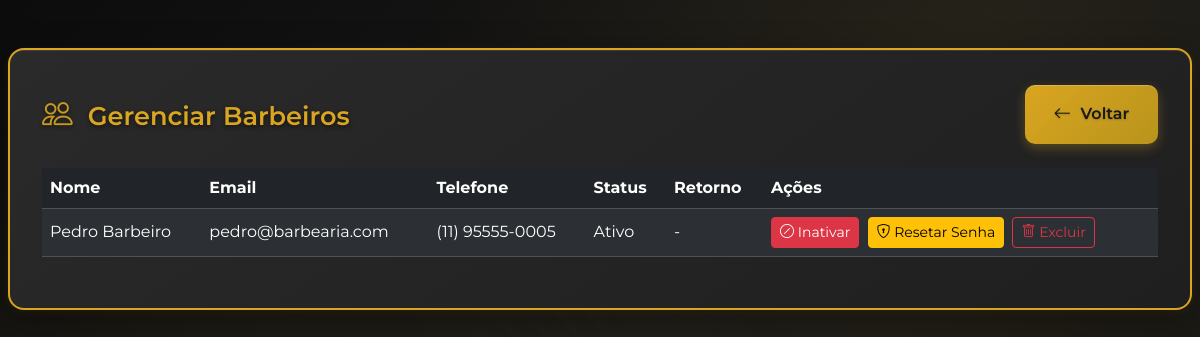
The app's page /admin/gerenciar_barbeiros.php (signed in) with its own data.
### tables this page shows
CREATE TABLE IF NOT EXISTS `Barbeiro` (
  `idBarbeiro` INT NOT NULL AUTO_INCREMENT,
  `nomeBarbeiro` VARCHAR(100) NOT NULL,
  `emailBarbeiro` VARCHAR(100) NOT NULL UNIQUE,
  `telefoneBarbeiro` VARCHAR(20) NOT NULL,
  `senhaBarbeiro` VARCHAR(255) NOT NULL,
  `statusBarbeiro` ENUM('Ativo', 'Inativo') NOT NULL,
  `dataRetorno` DATE DEFAULT NULL,
  `Unidade_idUnidade` INT NOT NULL,
  PRIMARY KEY (`idBarbeiro`),
  CONSTRAINT `fk_Barbeiro_Unidade`
    FOREIGN KEY (`Unidade_idUnidade`)
    REFERENCES `Unidade` (`idUnidade`)
    ON DELETE CASCADE
    ON UPDATE CASCADE);

### admin/gerenciar_barbeiros.php (the view, shortened to what this page needs)
<?php
$bd = new Banco();
$conn = $bd->getConexao();
$admin_id = $_SESSION['usuario_id'];
$sql = $conn->prepare("SELECT Unidade_idUnidade FROM Administrador WHERE idAdministrador = ?");
$sql->bind_param("i", $admin_id);
$sql->execute();
$sql->bind_result($unidade_id);
$barbeiros = [];
$qr = $conn->prepare("SELECT idBarbeiro, nomeBarbeiro, emailBarbeiro, telefoneBarbeiro, statusBarbeiro, dataRetorno FROM Barbeiro WHERE Unidade_idUnidade=? ORDER BY nomeBarbeiro");
$qr->bind_param("i", $unidade_id);
$qr->execute();
$rs = $qr->get_result();
while ($row = $rs->fetch_assoc()) { $barbeiros[] = $row; }
?>
<!DOCTYPE html>
<html lang="pt-br">
<head>
    <link rel="stylesheet" href="dashboard_admin.css">
    <link href="https://cdn.jsdelivr.net/npm/bootstrap@5.3.2/dist/css/bootstrap.min.css" rel="stylesheet">
    <link href="https://cdn.jsdelivr.net/npm/bootstrap-icons@1.11.1/font/bootstrap-icons.css" rel="stylesheet">
</head>
<body class="dashboard-admin">
<div class="container py-5">
    <div class="toast-container position-fixed top-0 start-50 translate-middle-x p-3 bb-toast-container" id="toast-msg-container"></div>
    <div class="dashboard-card">
        <div class="d-flex justify-content-between align-items-center mb-4">
            <h2 class="dashboard-title mb-0"><i class="bi bi-people"></i> Gerenciar Barbeiros</h2>
            <a href="index_admin.php" class="dashboard-action"><i class="bi bi-arrow-left"></i> Voltar</a>
        </div>
        <div class="table-responsive">
            <table class="table table-dark table-striped align-middle">
                <thead>
                    <tr>
                        <th>Nome</th>
                        <th>Email</th>
                        <th>Telefone</th>
                        <th>Status</th>
                        <th>Retorno</th>
                        <th>Ações</th>
                    </tr>
                </thead>
                <tbody>
                <?php if (count($barbeiros)>0): foreach ($barbeiros as $b): ?>
                    <tr>
                        <td><?= htmlspecialchars($b['nomeBarbeiro']) ?></td>
                        <td><?= htmlspecialchars($b['emailBarbeiro']) ?></td>
                        <td><?= htmlspecialchars($b['telefoneBarbeiro']) ?></td>
                        <td><?= htmlspecialchars($b['statusBarbeiro']) ?></td>
                        <td><?= $b['dataRetorno'] ? date('d/m/Y', strtotime($b['dataRetorno'])) : '-' ?></td>
                        <td>
                            <?php if ($b['statusBarbeiro'] === 'Ativo'): ?>
                                <button class="btn btn-danger btn-sm" data-bs-toggle="modal" data-bs-target="#modalInativar" data-id="<?= (int)$b['idBarbeiro'] ?>" data-nome="<?= htmlspecialchars($b['nomeBarbeiro']) ?>"><i class="bi bi-slash-circle"></i> Inativar</button>
                            <?php endif; ?>
                            <button class="btn btn-warning btn-sm ms-1" data-bs-toggle="modal" data-bs-target="#modalReset" data-id="<?= (int)$b['idBarbeiro'] ?>" data-nome="<?= htmlspecialchars($b['nomeBarbeiro']) ?>"><i class="bi bi-shield-lock"></i> Resetar Senha</button>
                            <button class="btn btn-outline-danger btn-sm ms-1" data-bs-toggle="modal" data-bs-target="#modalExcluir" data-id="<?= (int)$b['idBarbeiro'] ?>" data-nome="<?= htmlspecialchars($b['nomeBarbeiro']) ?>"><i class="bi bi-trash"></i> Excluir</button>
                        </td>
                    </tr>
                <?php endforeach; else: ?>
                    <tr><td colspan="6" class="text-center">Nenhum barbeiro encontrado.</td></tr>
                <?php endif; ?>
                </tbody>
            </table>
        </div>
    </div>
</div>
</body>
</html>

### admin/dashboard_admin.css (style rules this page uses)
.dashboard-admin { background: linear-gradient(135deg, #0c0c0c 0%, #1a1a1a 50%, #0f0f0f 100%); min-height: 100vh; color: #fff; font-family: 'Montserrat', sans-serif; position: relative; overflow-x: hidden; }
.dashboard-admin::before { content: ''; position: fixed; top: 0; left: 0; width: 100%; height: 100%; background: radial-gradient(circle at 20% 80%, rgba(218,165,32,0.1) 0%, transparent 50%), radial-gradient(circle at 80% 20%, rgba(218,165,32,0.08) 0%, transparent 50%); z-index: -1; animation: subtle-pulse 8s ease-in-out infinite alternate; }
.dashboard-admin .container { position: relative; z-index: 1; max-width: 1200px; margin: 0 auto; padding: 0 0.5rem; }
.dashboard-admin .dashboard-card { background: linear-gradient(145deg, #2a2a2a 0%, #1f1f1f 100%); border-radius: 16px; box-shadow: 0 8px 32px rgba(0,0,0,0.4), 0 2px 8px rgba(218,165,32,0.1), inset 0 1px 0 rgba(255,255,255,0.1); padding: 2.2rem 2rem; margin-bottom: 2rem; border: 2px solid #daa520; backdrop-filter: blur(10px); transition: all 0.3s cubic-bezier(0.4, 0, 0.2, 1); position: relative; overflow: hidden; display: flex; flex-direction: column; justify-content: flex-start; height: 100%; }
.dashboard-admin .dashboard-card::before { content: ''; position: absolute; top: 0; left: -100%; width: 100%; height: 100%; background: linear-gradient(90deg, transparent, rgba(218,165,32,0.1), transparent); transition: left 0.5s; }
.dashboard-admin .dashboard-title { color: #daa520; font-size: 1.6rem; font-weight: 600; margin-bottom: 1.5rem; text-shadow: 0 2px 4px rgba(0,0,0,0.5); position: relative; }
.dashboard-admin .dashboard-title i { margin-right: 0.5rem; font-size: 1.2em; opacity: 0.9; }
.dashboard-admin .dashboard-action { background: linear-gradient(135deg, #daa520 0%, #b8941c 100%); color: #000; border: none; border-radius: 10px; padding: 1rem 1.8rem; font-size: 1rem; font-weight: 600; transition: all 0.3s cubic-bezier(0.4, 0, 0.2, 1); cursor: pointer; text-decoration: none; display: inline-flex; align-items: center; gap: 0.6rem; position: relative; overflow: hidden; box-shadow: 0 4px 12px rgba(218,165,32,0.3), inset 0 1px 0 rgba(255,255,255,0.2); text-shadow: 0 1px 2px rgba(0,0,0,0.2); }
.dashboard-admin .dashboard-action::before { content: ''; position: absolute; top: 0; left: -100%; width: 100%; height: 100%; background: linear-gradient(90deg, transparent, rgba(255,255,255,0.2), transparent); transition: left 0.5s; }
.dashboard-admin .dashboard-action i { font-size: 1.1em; transition: transform 0.3s ease; }
.dashboard-admin .dashboard-card { animation: slideInUp 0.6s ease-out; }
.dashboard-admin .dashboard-card:nth-child(2) { animation-delay: 0.2s; }
.dashboard-admin .table-responsive { overflow-x: auto !important; }
.dashboard-admin table.table { min-width: 800px; table-layout: auto; }
.dashboard-admin table.table td:last-child { white-space: nowrap; }

### records on screen
barbeiro: nomeBarbeiro "Pedro Barbeiro", emailBarbeiro "pedro@barbearia.com", telefoneBarbeiro "(11) 95555-0005", statusBarbeiro "Ativo"
